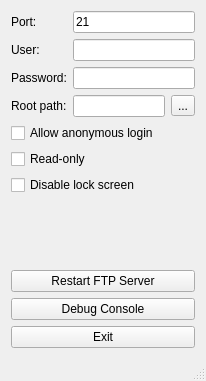
<?xml version="1.0" encoding="UTF-8"?>
<ui version="4.0">
 <class>MainWindow</class>
 <widget class="QMainWindow" name="MainWindow">
  <property name="geometry">
   <rect>
    <x>0</x>
    <y>0</y>
    <width>206</width>
    <height>381</height>
   </rect>
  </property>
  <property name="windowTitle">
   <string>FTP Server</string>
  </property>
  <widget class="QWidget" name="centralWidget">
   <layout class="QGridLayout" name="gridLayout">
    <item row="4" column="1" colspan="2">
     <widget class="QLineEdit" name="lineEditPassword"/>
    </item>
    <item row="4" column="0">
     <widget class="QLabel" name="label_3">
      <property name="text">
       <string>Password:</string>
      </property>
     </widget>
    </item>
    <item row="5" column="1">
     <widget class="QLineEdit" name="lineEditRootPath">
      <property name="readOnly">
       <bool>true</bool>
      </property>
     </widget>
    </item>
    <item row="12" column="0" colspan="3">
     <widget class="QPushButton" name="pushButtonShowDebugLog">
      <property name="text">
       <string>Debug Console</string>
      </property>
     </widget>
    </item>
    <item row="3" column="0">
     <widget class="QLabel" name="label_2">
      <property name="text">
       <string>User:</string>
      </property>
     </widget>
    </item>
    <item row="3" column="1" colspan="2">
     <widget class="QLineEdit" name="lineEditUserName"/>
    </item>
    <item row="6" column="0" colspan="3">
     <widget class="QCheckBox" name="checkBoxAnonymous">
      <property name="text">
       <string>Allow anonymous login</string>
      </property>
     </widget>
    </item>
    <item row="7" column="0" colspan="3">
     <widget class="QCheckBox" name="checkBoxReadOnly">
      <property name="text">
       <string>Read-only</string>
      </property>
     </widget>
    </item>
    <item row="10" column="0">
     <spacer name="verticalSpacer">
      <property name="orientation">
       <enum>Qt::Orientation::Vertical</enum>
      </property>
      <property name="sizeHint" stdset="0">
       <size>
        <width>20</width>
        <height>40</height>
       </size>
      </property>
     </spacer>
    </item>
    <item row="13" column="0" colspan="3">
     <widget class="QPushButton" name="pushButtonExit">
      <property name="text">
       <string>Exit</string>
      </property>
     </widget>
    </item>
    <item row="0" column="1" colspan="2">
     <widget class="QLineEdit" name="lineEditPort">
      <property name="text">
       <string>21</string>
      </property>
     </widget>
    </item>
    <item row="9" column="0" colspan="2">
     <widget class="QCheckBox" name="checkBoxDisableLockScreen">
      <property name="sizePolicy">
       <sizepolicy hsizetype="Preferred" vsizetype="Fixed">
        <horstretch>0</horstretch>
        <verstretch>0</verstretch>
       </sizepolicy>
      </property>
      <property name="text">
       <string>Disable lock screen</string>
      </property>
      <property name="checked">
       <bool>false</bool>
      </property>
     </widget>
    </item>
    <item row="5" column="2">
     <widget class="QToolButton" name="toolButtonBrowse">
      <property name="text">
       <string>...</string>
      </property>
     </widget>
    </item>
    <item row="11" column="0" colspan="3">
     <widget class="QPushButton" name="pushButtonRestartServer">
      <property name="text">
       <string>Restart FTP Server</string>
      </property>
     </widget>
    </item>
    <item row="0" column="0">
     <widget class="QLabel" name="label">
      <property name="text">
       <string>Port:</string>
      </property>
     </widget>
    </item>
    <item row="5" column="0">
     <widget class="QLabel" name="label_5">
      <property name="text">
       <string>Root path:</string>
      </property>
     </widget>
    </item>
   </layout>
  </widget>
  <widget class="QStatusBar" name="statusBar"/>
 </widget>
 <layoutdefault spacing="6" margin="11"/>
 <resources/>
 <connections/>
</ui>
